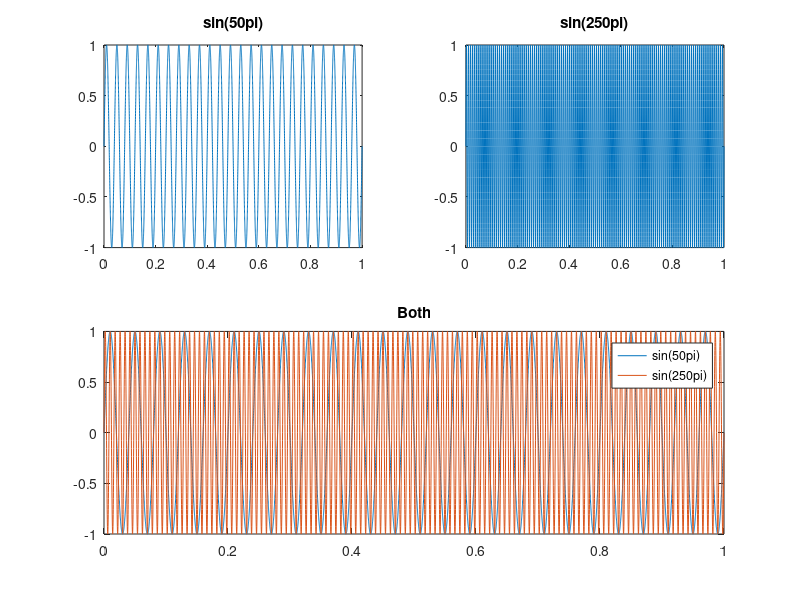
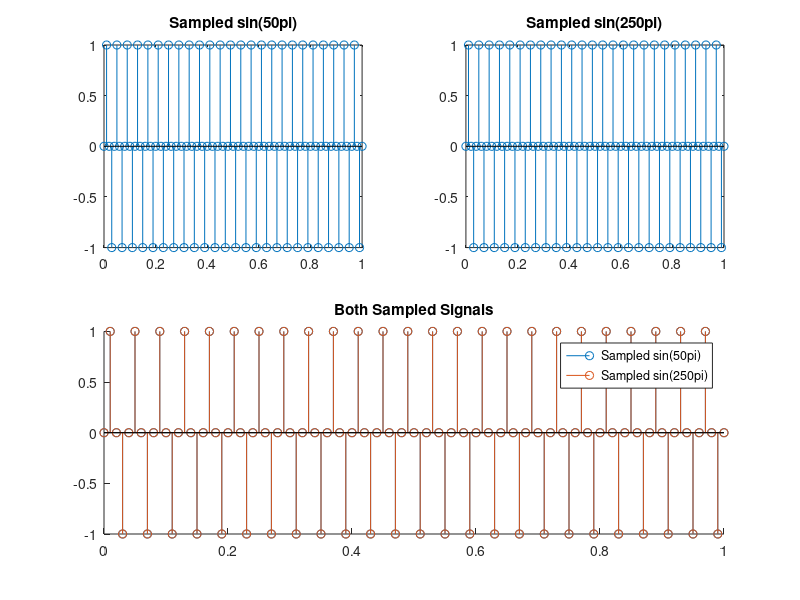
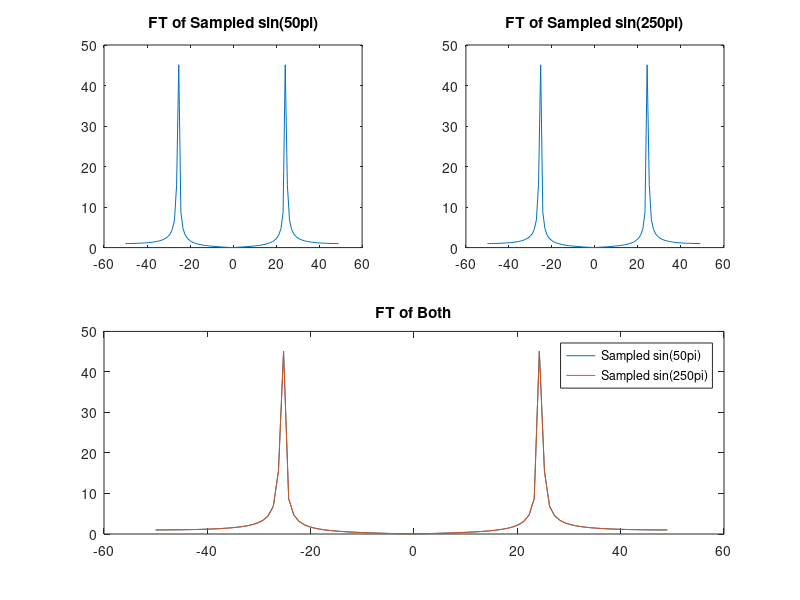

MATLAB code for these plots, in order:
%% H1.1 Parts C and D
%% Reset the enviroment
clear all; close all;

%% Set up time and signals.
t=0:0.0001:1;

y = sin(25 * 2 * pi * t);
y2 = sin(125 * 2 * pi * t);

%% Down Sample it
y_s = y(1:100:end);
y2_s = y2(1:100:end);
t_s = t(1:100:end);

%%
% Plot the two originally
figure;
subplot(2,2,1)
plot(t, y)
title('sin(50pi)')
subplot(2,2,2)
plot(t, y2)
title('sin(250pi)')
subplot(2,2,[3,4])
plot(t, y, t, y2);
title('Both')
legend('sin(50pi)','sin(250pi)');
%%
% Plot the sampled ones
figure;
subplot(2,2,1)
stem(t_s,y_s);
title('Sampled sin(50pi)')
subplot(2,2,2)
stem(t_s,y2_s);
title('Sampled sin(250pi)')
subplot(2,2,[3,4])
hold on;
stem(t_s,y_s);
stem(t_s,y2_s);
title('Both Sampled Signals')
legend('Sampled sin(50pi)','Sampled sin(250pi)');
hold off;

%% Fourier Transform
ys_ft = fftshift(fft(y_s));
y2s_ft = fftshift(fft(y2_s));

n = length(y_s);
f = (-n/2:n/2-1)*(100/n);
figure;
subplot(2,2,1)
plot(f, abs(ys_ft))
title('FT of Sampled sin(50pi)')

subplot(2,2,2)
plot(f, abs(y2s_ft))
title('FT of Sampled sin(250pi)')

subplot(2,2,[3,4])
plot(f, abs(ys_ft),f, abs(y2s_ft));
title('FT of Both')
legend('Sampled sin(50pi)','Sampled sin(250pi)');